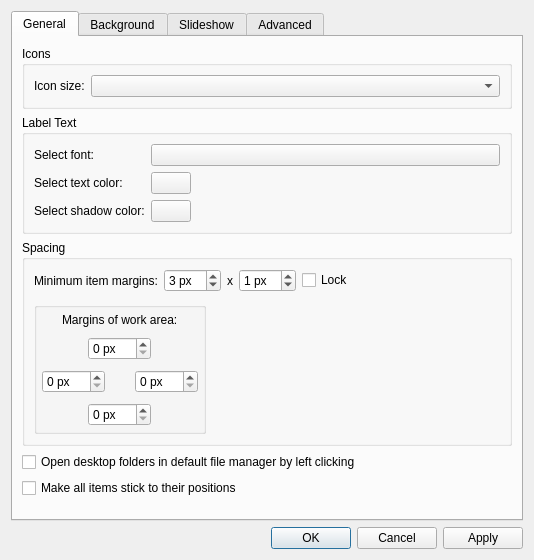
<?xml version="1.0" encoding="UTF-8"?>
<ui version="4.0">
 <class>DesktopPreferencesDialog</class>
 <widget class="QDialog" name="DesktopPreferencesDialog">
  <property name="geometry">
   <rect>
    <x>0</x>
    <y>0</y>
    <width>534</width>
    <height>434</height>
   </rect>
  </property>
  <property name="windowTitle">
   <string>Desktop Preferences</string>
  </property>
  <layout class="QVBoxLayout" name="verticalLayout">
   <item>
    <widget class="QTabWidget" name="tabWidget">
     <property name="currentIndex">
      <number>0</number>
     </property>
     <widget class="QWidget" name="generalPage">
      <attribute name="title">
       <string>General</string>
      </attribute>
      <layout class="QVBoxLayout" name="verticalLayout_2">
       <item>
        <widget class="QGroupBox" name="groupBox_5">
         <property name="title">
          <string>Icons</string>
         </property>
         <layout class="QFormLayout" name="formLayout">
          <item row="0" column="0">
           <widget class="QLabel" name="label_9">
            <property name="text">
             <string>Icon size:</string>
            </property>
           </widget>
          </item>
          <item row="0" column="1">
           <widget class="QComboBox" name="iconSize"/>
          </item>
         </layout>
        </widget>
       </item>
       <item>
        <widget class="QGroupBox" name="groupBox">
         <property name="title">
          <string>Label Text</string>
         </property>
         <layout class="QGridLayout" name="gridLayout_2">
          <item row="0" column="0">
           <widget class="QLabel" name="label_2">
            <property name="sizePolicy">
             <sizepolicy hsizetype="Preferred" vsizetype="Fixed">
              <horstretch>0</horstretch>
              <verstretch>0</verstretch>
             </sizepolicy>
            </property>
            <property name="text">
             <string>Select font:</string>
            </property>
           </widget>
          </item>
          <item row="0" column="1">
           <widget class="Fm::FontButton" name="font">
            <property name="sizePolicy">
             <sizepolicy hsizetype="Expanding" vsizetype="Fixed">
              <horstretch>0</horstretch>
              <verstretch>0</verstretch>
             </sizepolicy>
            </property>
            <property name="text">
             <string/>
            </property>
           </widget>
          </item>
          <item row="1" column="0">
           <widget class="QLabel" name="label_3">
            <property name="sizePolicy">
             <sizepolicy hsizetype="Preferred" vsizetype="Fixed">
              <horstretch>0</horstretch>
              <verstretch>0</verstretch>
             </sizepolicy>
            </property>
            <property name="text">
             <string>Select text color:</string>
            </property>
           </widget>
          </item>
          <item row="1" column="1">
           <widget class="Fm::ColorButton" name="textColor">
            <property name="sizePolicy">
             <sizepolicy hsizetype="Fixed" vsizetype="Fixed">
              <horstretch>0</horstretch>
              <verstretch>0</verstretch>
             </sizepolicy>
            </property>
            <property name="text">
             <string/>
            </property>
           </widget>
          </item>
          <item row="3" column="0">
           <widget class="QLabel" name="label_4">
            <property name="sizePolicy">
             <sizepolicy hsizetype="Preferred" vsizetype="Fixed">
              <horstretch>0</horstretch>
              <verstretch>0</verstretch>
             </sizepolicy>
            </property>
            <property name="text">
             <string>Select shadow color:</string>
            </property>
           </widget>
          </item>
          <item row="3" column="1">
           <widget class="Fm::ColorButton" name="shadowColor">
            <property name="sizePolicy">
             <sizepolicy hsizetype="Fixed" vsizetype="Fixed">
              <horstretch>0</horstretch>
              <verstretch>0</verstretch>
             </sizepolicy>
            </property>
            <property name="text">
             <string/>
            </property>
           </widget>
          </item>
         </layout>
        </widget>
       </item>
       <item>
        <widget class="QGroupBox" name="groupBox_3">
         <property name="title">
          <string>Spacing</string>
         </property>
         <layout class="QGridLayout" name="gridLayout_3">
          <property name="verticalSpacing">
           <number>10</number>
          </property>
          <item row="0" column="0">
           <widget class="QLabel" name="label_7">
            <property name="text">
             <string>Minimum item margins:</string>
            </property>
           </widget>
          </item>
          <item row="0" column="1">
           <widget class="QSpinBox" name="hMargin">
            <property name="toolTip">
             <string>3 px by default.</string>
            </property>
            <property name="suffix">
             <string> px</string>
            </property>
            <property name="maximum">
             <number>48</number>
            </property>
            <property name="value">
             <number>3</number>
            </property>
           </widget>
          </item>
          <item row="0" column="2">
           <widget class="QLabel" name="label_8">
            <property name="text">
             <string>x</string>
            </property>
           </widget>
          </item>
          <item row="0" column="3">
           <widget class="QSpinBox" name="vMargin">
            <property name="toolTip">
             <string>1 px by default.
A space is also reserved for 3 lines of text.</string>
            </property>
            <property name="suffix">
             <string> px</string>
            </property>
            <property name="maximum">
             <number>48</number>
            </property>
            <property name="value">
             <number>1</number>
            </property>
           </widget>
          </item>
          <item row="0" column="4">
           <widget class="QCheckBox" name="lockMargins">
            <property name="text">
             <string>Lock</string>
            </property>
           </widget>
          </item>
          <item row="0" column="5">
           <spacer name="horizontalSpacer">
            <property name="orientation">
             <enum>Qt::Horizontal</enum>
            </property>
            <property name="sizeHint" stdset="0">
             <size>
              <width>20</width>
              <height>5</height>
             </size>
            </property>
           </spacer>
          </item>
          <item row="1" column="0" colspan="6" alignment="Qt::AlignLeft">
           <widget class="QGroupBox" name="groupBox_7">
            <layout class="QVBoxLayout" name="verticalLayout_6">
             <property name="spacing">
              <number>10</number>
             </property>
             <property name="leftMargin">
              <number>5</number>
             </property>
             <property name="topMargin">
              <number>5</number>
             </property>
             <property name="rightMargin">
              <number>5</number>
             </property>
             <property name="bottomMargin">
              <number>5</number>
             </property>
             <item alignment="Qt::AlignHCenter">
              <widget class="QLabel" name="label_13">
               <property name="text">
                <string>Margins of work area:</string>
               </property>
              </widget>
             </item>
             <item alignment="Qt::AlignHCenter">
              <widget class="QSpinBox" name="topMargin">
               <property name="suffix">
                <string> px</string>
               </property>
               <property name="maximum">
                <number>200</number>
               </property>
              </widget>
             </item>
             <item>
              <layout class="QHBoxLayout" name="horizontalLayout_2">
               <item>
                <widget class="QSpinBox" name="leftMargin">
                 <property name="suffix">
                  <string> px</string>
                 </property>
                 <property name="maximum">
                  <number>200</number>
                 </property>
                </widget>
               </item>
               <item>
                <spacer name="horizontalSpacer_4">
                 <property name="orientation">
                  <enum>Qt::Horizontal</enum>
                 </property>
                 <property name="sizeType">
                  <enum>QSizePolicy::MinimumExpanding</enum>
                 </property>
                 <property name="sizeHint" stdset="0">
                  <size>
                   <width>20</width>
                   <height>5</height>
                  </size>
                 </property>
                </spacer>
               </item>
               <item>
                <widget class="QSpinBox" name="rightMargin">
                 <property name="suffix">
                  <string> px</string>
                 </property>
                 <property name="maximum">
                  <number>200</number>
                 </property>
                </widget>
               </item>
              </layout>
             </item>
             <item alignment="Qt::AlignHCenter">
              <widget class="QSpinBox" name="bottomMargin">
               <property name="suffix">
                <string> px</string>
               </property>
               <property name="maximum">
                <number>200</number>
               </property>
              </widget>
             </item>
            </layout>
           </widget>
          </item>
         </layout>
        </widget>
       </item>
       <item>
        <widget class="QCheckBox" name="defaultFileManager">
         <property name="toolTip">
          <string>By default, desktop folders will be opened in PCManFM-Qt if they
are left clicked, even when it is not the default file manager.</string>
         </property>
         <property name="text">
          <string>Open desktop folders in default file manager by left clicking</string>
         </property>
        </widget>
       </item>
       <item>
        <widget class="QCheckBox" name="allSticky">
         <property name="text">
          <string>Make all items stick to their positions</string>
         </property>
        </widget>
       </item>
       <item>
        <spacer name="verticalSpacer_2">
         <property name="orientation">
          <enum>Qt::Vertical</enum>
         </property>
         <property name="sizeType">
          <enum>QSizePolicy::MinimumExpanding</enum>
         </property>
         <property name="sizeHint" stdset="0">
          <size>
           <width>20</width>
           <height>10</height>
          </size>
         </property>
        </spacer>
       </item>
      </layout>
     </widget>
     <widget class="QWidget" name="bgPage">
      <attribute name="title">
       <string>Background</string>
      </attribute>
      <layout class="QVBoxLayout" name="verticalLayout_3">
       <item>
        <widget class="QGroupBox" name="groupBox_2">
         <property name="title">
          <string>Background</string>
         </property>
         <layout class="QFormLayout" name="formLayout_2">
          <item row="0" column="0">
           <widget class="QLabel" name="label_5">
            <property name="text">
             <string>Select background color:</string>
            </property>
           </widget>
          </item>
          <item row="0" column="1">
           <widget class="Fm::ColorButton" name="backgroundColor">
            <property name="sizePolicy">
             <sizepolicy hsizetype="Fixed" vsizetype="Fixed">
              <horstretch>0</horstretch>
              <verstretch>0</verstretch>
             </sizepolicy>
            </property>
            <property name="text">
             <string/>
            </property>
           </widget>
          </item>
         </layout>
        </widget>
       </item>
       <item>
        <widget class="QGroupBox" name="groupBox_4">
         <property name="title">
          <string>Wallpaper</string>
         </property>
         <layout class="QGridLayout" name="gridLayout_5">
          <item row="0" column="0">
           <widget class="QLabel" name="label">
            <property name="sizePolicy">
             <sizepolicy hsizetype="Fixed" vsizetype="Preferred">
              <horstretch>0</horstretch>
              <verstretch>0</verstretch>
             </sizepolicy>
            </property>
            <property name="text">
             <string>Wallpaper mode:</string>
            </property>
           </widget>
          </item>
          <item row="0" column="1">
           <widget class="QComboBox" name="wallpaperMode">
            <property name="sizePolicy">
             <sizepolicy hsizetype="MinimumExpanding" vsizetype="Fixed">
              <horstretch>0</horstretch>
              <verstretch>0</verstretch>
             </sizepolicy>
            </property>
           </widget>
          </item>
          <item row="1" column="0" colspan="2">
           <widget class="QLabel" name="label_6">
            <property name="sizePolicy">
             <sizepolicy hsizetype="Expanding" vsizetype="Preferred">
              <horstretch>0</horstretch>
              <verstretch>0</verstretch>
             </sizepolicy>
            </property>
            <property name="text">
             <string>Wallpaper image file:</string>
            </property>
           </widget>
          </item>
          <item row="2" column="0" colspan="2">
           <layout class="QHBoxLayout" name="horizontalLayout">
            <item>
             <widget class="QLineEdit" name="imageFile">
              <property name="toolTip">
               <string>Image file</string>
              </property>
              <property name="statusTip">
               <string/>
              </property>
              <property name="placeholderText">
               <string>Image file path</string>
              </property>
             </widget>
            </item>
            <item>
             <widget class="QPushButton" name="browse">
              <property name="text">
               <string>&amp;Browse</string>
              </property>
             </widget>
            </item>
           </layout>
          </item>
          <item row="3" column="0" colspan="2">
           <widget class="QCheckBox" name="transformImage">
            <property name="text">
             <string>Transform image based on EXIF data</string>
            </property>
           </widget>
          </item>
          <item row="4" column="0" colspan="2">
           <widget class="QCheckBox" name="perScreenWallpaper">
            <property name="text">
             <string>Individual wallpaper for each monitor</string>
            </property>
           </widget>
          </item>
         </layout>
        </widget>
       </item>
       <item>
        <spacer name="verticalSpacer_4">
         <property name="orientation">
          <enum>Qt::Vertical</enum>
         </property>
         <property name="sizeType">
          <enum>QSizePolicy::MinimumExpanding</enum>
         </property>
         <property name="sizeHint" stdset="0">
          <size>
           <width>20</width>
           <height>10</height>
          </size>
         </property>
        </spacer>
       </item>
      </layout>
     </widget>
     <widget class="QWidget" name="slidePage">
      <attribute name="title">
       <string>Slideshow</string>
      </attribute>
      <layout class="QVBoxLayout" name="verticalLayout_4">
       <item>
        <widget class="QGroupBox" name="slideShow">
         <property name="title">
          <string>Enable Slideshow</string>
         </property>
         <property name="checkable">
          <bool>true</bool>
         </property>
         <property name="checked">
          <bool>false</bool>
         </property>
         <layout class="QGridLayout" name="gridLayout_4">
          <item row="0" column="0" colspan="7">
           <widget class="QLabel" name="label_10">
            <property name="text">
             <string>Wallpaper image folder:</string>
            </property>
           </widget>
          </item>
          <item row="1" column="0" colspan="6">
           <widget class="QLineEdit" name="imageFolder">
            <property name="placeholderText">
             <string>Wallpaper folder</string>
            </property>
           </widget>
          </item>
          <item row="1" column="6">
           <widget class="QPushButton" name="folderBrowse">
            <property name="text">
             <string>Browse</string>
            </property>
           </widget>
          </item>
          <item row="2" column="2">
           <widget class="QSpinBox" name="hours">
            <property name="suffix">
             <string> hour(s)</string>
            </property>
            <property name="maximum">
             <number>24</number>
            </property>
           </widget>
          </item>
          <item row="2" column="3">
           <widget class="QLabel" name="label_12">
            <property name="text">
             <string>and</string>
            </property>
            <property name="alignment">
             <set>Qt::AlignCenter</set>
            </property>
            <property name="margin">
             <number>5</number>
            </property>
           </widget>
          </item>
          <item row="2" column="0">
           <widget class="QLabel" name="label_11">
            <property name="toolTip">
             <string>Intervals less than 5min will be ignored</string>
            </property>
            <property name="text">
             <string>Interval:</string>
            </property>
           </widget>
          </item>
          <item row="2" column="4">
           <widget class="QSpinBox" name="minutes">
            <property name="suffix">
             <string> minute(s)</string>
            </property>
            <property name="maximum">
             <number>55</number>
            </property>
            <property name="singleStep">
             <number>5</number>
            </property>
           </widget>
          </item>
          <item row="2" column="5">
           <spacer name="horizontalSpacer_2">
            <property name="orientation">
             <enum>Qt::Horizontal</enum>
            </property>
            <property name="sizeHint" stdset="0">
             <size>
              <width>10</width>
              <height>5</height>
             </size>
            </property>
           </spacer>
          </item>
          <item row="2" column="1">
           <spacer name="horizontalSpacer_3">
            <property name="orientation">
             <enum>Qt::Horizontal</enum>
            </property>
            <property name="sizeType">
             <enum>QSizePolicy::Minimum</enum>
            </property>
            <property name="sizeHint" stdset="0">
             <size>
              <width>5</width>
              <height>5</height>
             </size>
            </property>
           </spacer>
          </item>
          <item row="3" column="0" colspan="6">
           <widget class="QCheckBox" name="randomize">
            <property name="text">
             <string>Randomize the slideshow</string>
            </property>
           </widget>
          </item>
         </layout>
        </widget>
       </item>
       <item>
        <spacer name="verticalSpacer_3">
         <property name="orientation">
          <enum>Qt::Vertical</enum>
         </property>
         <property name="sizeType">
          <enum>QSizePolicy::MinimumExpanding</enum>
         </property>
         <property name="sizeHint" stdset="0">
          <size>
           <width>20</width>
           <height>40</height>
          </size>
         </property>
        </spacer>
       </item>
      </layout>
     </widget>
     <widget class="QWidget" name="advancedPage">
      <attribute name="title">
       <string>Advanced</string>
      </attribute>
      <layout class="QVBoxLayout" name="advancedPageLayout">
       <item>
        <widget class="QGroupBox" name="groupBox_6">
         <property name="title">
          <string>Visible Shortcuts</string>
         </property>
         <layout class="QVBoxLayout" name="verticalLayout_5">
          <item>
           <widget class="QCheckBox" name="homeBox">
            <property name="text">
             <string>Home</string>
            </property>
            <property name="icon">
             <iconset theme="user-home"/>
            </property>
           </widget>
          </item>
          <item>
           <widget class="QCheckBox" name="trashBox">
            <property name="text">
             <string>Trash</string>
            </property>
            <property name="icon">
             <iconset theme="user-trash"/>
            </property>
           </widget>
          </item>
          <item>
           <widget class="QCheckBox" name="computerBox">
            <property name="text">
             <string>Computer</string>
            </property>
            <property name="icon">
             <iconset theme="computer"/>
            </property>
           </widget>
          </item>
          <item>
           <widget class="QCheckBox" name="networkBox">
            <property name="text">
             <string>Network</string>
            </property>
           </widget>
          </item>
         </layout>
        </widget>
       </item>
       <item>
        <widget class="QCheckBox" name="noItemTooltip">
         <property name="text">
          <string>Do not show file tooltips</string>
         </property>
        </widget>
       </item>
       <item>
        <spacer name="verticalSpacer">
         <property name="orientation">
          <enum>Qt::Vertical</enum>
         </property>
         <property name="sizeType">
          <enum>QSizePolicy::MinimumExpanding</enum>
         </property>
         <property name="sizeHint" stdset="0">
          <size>
           <width>20</width>
           <height>10</height>
          </size>
         </property>
        </spacer>
       </item>
      </layout>
     </widget>
    </widget>
   </item>
   <item>
    <widget class="QDialogButtonBox" name="buttonBox">
     <property name="orientation">
      <enum>Qt::Horizontal</enum>
     </property>
     <property name="standardButtons">
      <set>QDialogButtonBox::Apply|QDialogButtonBox::Cancel|QDialogButtonBox::Ok</set>
     </property>
    </widget>
   </item>
  </layout>
 </widget>
 <customwidgets>
  <customwidget>
   <class>Fm::ColorButton</class>
   <extends>QPushButton</extends>
   <header location="global">libfm-qt6/colorbutton.h</header>
  </customwidget>
  <customwidget>
   <class>Fm::FontButton</class>
   <extends>QPushButton</extends>
   <header location="global">libfm-qt6/fontbutton.h</header>
  </customwidget>
 </customwidgets>
 <resources/>
 <connections>
  <connection>
   <sender>buttonBox</sender>
   <signal>accepted()</signal>
   <receiver>DesktopPreferencesDialog</receiver>
   <slot>accept()</slot>
  </connection>
  <connection>
   <sender>buttonBox</sender>
   <signal>rejected()</signal>
   <receiver>DesktopPreferencesDialog</receiver>
   <slot>reject()</slot>
  </connection>
 </connections>
</ui>
